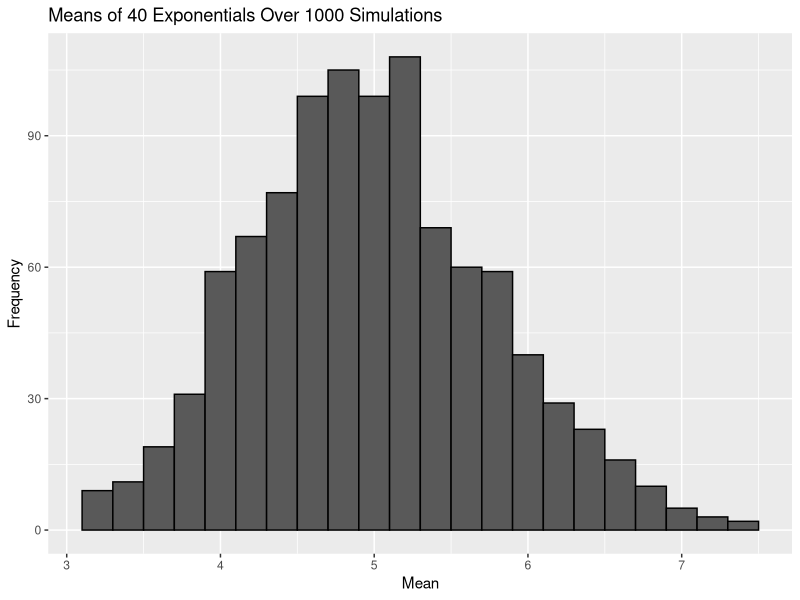
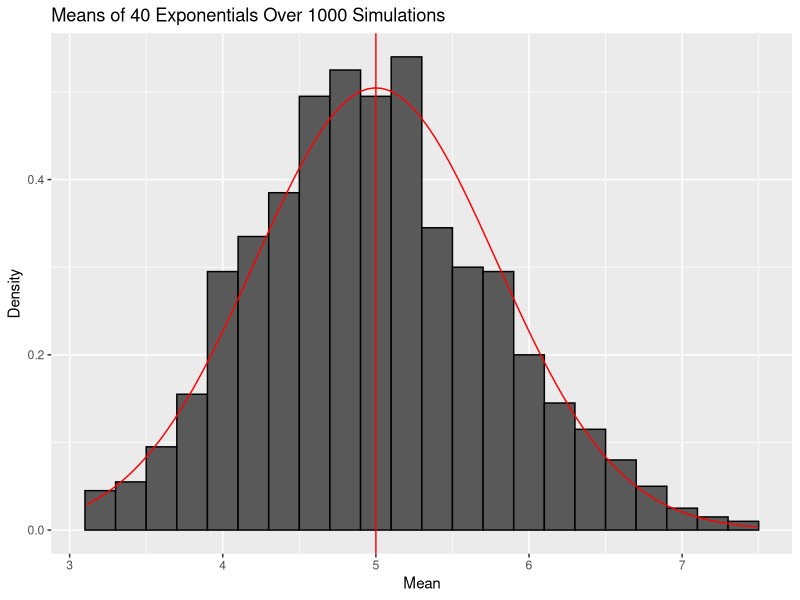

Recreate these plots in R, in order.
## ---- chunk 1
knitr::opts_chunk$set(echo = TRUE)
library(ggplot2)
## ---- chunk 2
# Predefined parameters
lambda <- 0.2
n <- 40
sims <- 1:1000
set.seed(1)

population <- data.frame(x=sapply(sims, function(x) {mean(rexp(n, lambda))}))
ggplot(population, aes(x=x)) + geom_histogram(aes(y=..count..), binwidth = 0.2, col = "black") +
    labs(x = "Mean", y = "Frequency", title = "Means of 40 Exponentials Over 1000 Simulations")
## ---- chunk 3
sample_mean <- mean(population$x)
theo_mean <- 1/lambda
cbind(sample_mean, theo_mean)
t.test(population$x)[4]
## ---- chunk 4
sample_variance <- var(population$x)
theo_variance <- ((1/lambda)^2)/n
cbind(sample_variance, theo_variance)
## ---- chunk 5
ggplot(population, aes(x=x)) + 
    geom_histogram(aes(y=..density..), binwidth = 0.2, col = "black") +
    labs(x = "Mean", y = "Density", title = "Means of 40 Exponentials Over 1000 Simulations") +
    stat_function(fun=dnorm,args=list(mean = 1/lambda, sd = sqrt(theo_variance)), color = "red") +
    geom_vline(xintercept=theo_mean, colour="red")
